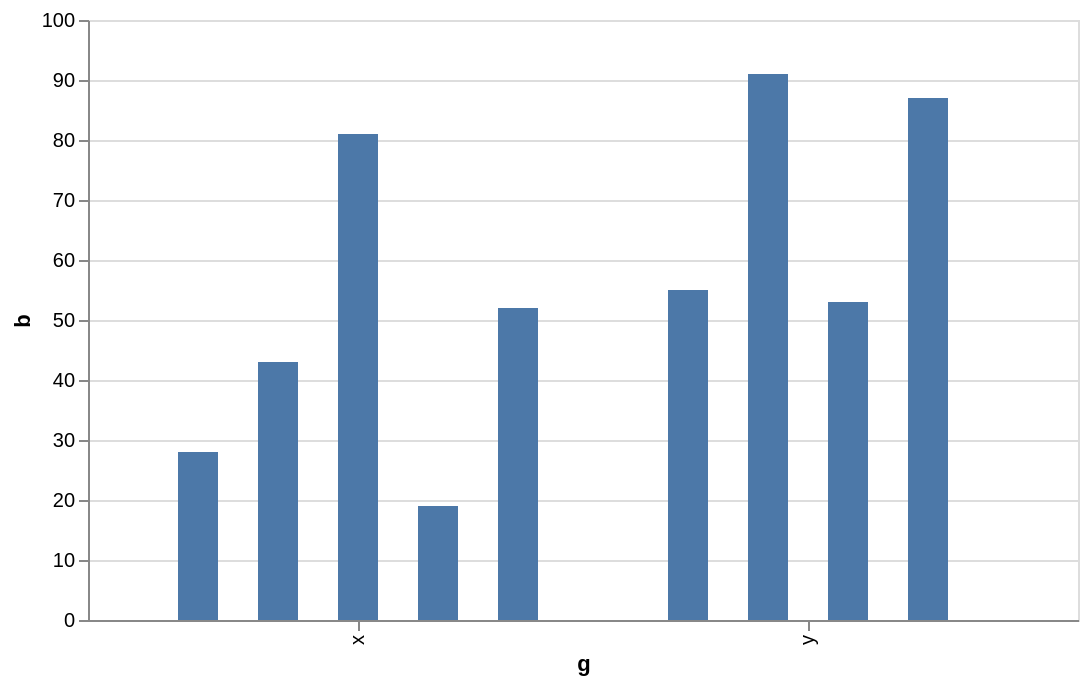

The specification (Vega-Lite) saved for this image:
### Vega specification from a JSON file in a GitHub repository (floating-point values rounded to 4 significant figures)
{"$schema": "https://vega.github.io/schema/vega/v6.json", "background": "white", "padding": 5, "height": 300, "style": "cell", "data": [{"name": "source_0", "values": [{"a": "A", "b": 28, "c": 5, "g": "x"}, {"a": "B", "b": 55, "c": 9, "g": "y"}, {"a": "C", "b": 43, "c": 2, "g": "x"}, {"a": "D", "b": 91, "c": 7, "g": "y"}, {"a": "E", "b": 81, "c": 4, "g": "x"}, {"a": "F", "b": 53, "c": 6, "g": "y"}, {"a": "G", "b": 19, "c": 8, "g": "x"}, {"a": "H", "b": 87, "c": 1, "g": "y"}, {"a": "I", "b": 52, "c": 3, "g": "x"}]}, {"name": "data_0", "source": "source_0", "transform": [{"type": "stack", "groupby": ["g", "a"], "field": "b", "sort": {"field": [], "order": []}, "as": ["b_start", "b_end"], "offset": "zero"}, {"type": "filter", "expr": "isValid(datum[\"b\"]) && isFinite(+datum[\"b\"])"}]}], "signals": [{"name": "x_step", "update": "20 * bandspace(domain('xOffset').length, 0, 0) / (1-0.2)"}, {"name": "width", "update": "bandspace(domain('x').length, 0.2, 0.2) * x_step"}], "marks": [{"name": "marks", "type": "rect", "style": ["bar"], "from": {"data": "data_0"}, "encode": {"update": {"fill": {"value": "#4c78a8"}, "ariaRoleDescription": {"value": "bar"}, "description": {"signal": "\"g: \" + (isValid(datum[\"g\"]) ? isArray(datum[\"g\"]) ? join(datum[\"g\"], ' ') : datum[\"g\"] : \"\"+datum[\"g\"]) + \"; b: \" + (format(datum[\"b\"], \"\")) + \"; a: \" + (isValid(datum[\"a\"]) ? isArray(datum[\"a\"]) ? join(datum[\"a\"], ' ') : datum[\"a\"] : \"\"+datum[\"a\"])"}, "x": {"scale": "x", "field": "g", "offset": {"scale": "xOffset", "field": "a"}}, "width": {"signal": "max(0.25, bandwidth('xOffset'))"}, "y": {"scale": "y", "field": "b_end"}, "y2": {"scale": "y", "field": "b_start"}}}}], "scales": [{"name": "x", "type": "band", "domain": {"data": "data_0", "field": "g", "sort": true}, "range": {"step": {"signal": "x_step"}}, "paddingInner": 0.2, "paddingOuter": 0.2}, {"name": "y", "type": "linear", "domain": {"data": "data_0", "fields": ["b_start", "b_end"]}, "range": [{"signal": "height"}, 0], "nice": true, "zero": true}, {"name": "xOffset", "type": "band", "domain": {"data": "data_0", "field": "a", "sort": true}, "range": {"step": 20}}], "axes": [{"scale": "y", "orient": "left", "gridScale": "x", "grid": true, "tickCount": {"signal": "ceil(height/40)"}, "domain": false, "labels": false, "aria": false, "maxExtent": 0, "minExtent": 0, "ticks": false, "zindex": 0}, {"scale": "x", "orient": "bottom", "grid": false, "title": "g", "labelAlign": "right", "labelAngle": 270, "labelBaseline": "middle", "zindex": 0}, {"scale": "y", "orient": "left", "grid": false, "title": "b", "labelOverlap": true, "tickCount": {"signal": "ceil(height/40)"}, "zindex": 0}]}
